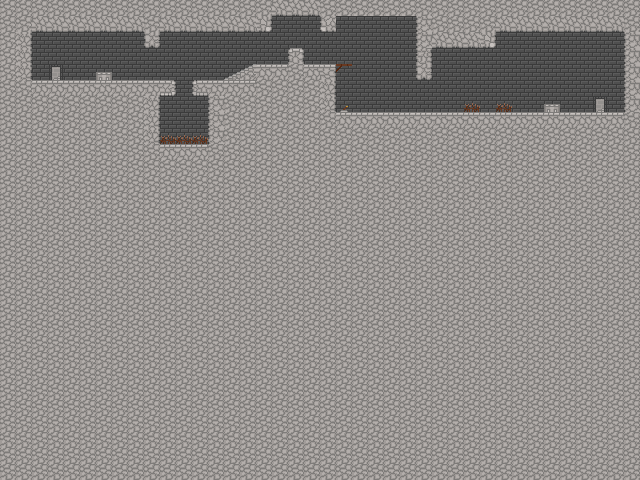

This game map was drawn from its Tiled (.tmx) file and the tilesets committed beside it. A one-line description and the full map source follow:
An orthogonal 40x30 tile map with 16x16 px tiles, 2 tile layers (Background, Foreground).

<map version="1.0" orientation="orthogonal" renderorder="right-down" width="40" height="30" tilewidth="16" tileheight="16" nextobjectid="1">
 <tileset firstgid="1" name="Dungeontiles1" tilewidth="16" tileheight="16" tilecount="32" columns="16">
  <image source="tileset1.png" width="256" height="32" />
 </tileset>
 <layer name="Background" width="40" height="30">
  <data encoding="csv">
17,17,17,17,17,17,17,17,17,17,17,17,17,17,17,17,17,17,17,17,17,17,17,17,17,17,17,17,17,17,17,17,17,17,17,17,17,17,17,17,
17,17,17,17,17,17,17,17,17,17,17,17,17,17,17,17,17,17,17,17,17,17,17,17,17,17,17,17,17,17,17,17,17,17,17,17,17,17,17,17,
17,17,17,17,17,17,17,17,17,17,17,17,17,17,17,17,17,17,17,17,17,17,17,17,17,17,17,17,17,17,17,17,17,17,17,17,17,17,17,17,
17,17,17,17,17,17,17,17,17,17,17,17,17,17,17,17,17,17,17,17,17,17,17,17,17,17,17,17,17,17,17,17,17,17,17,17,17,17,17,17,
17,17,17,23,17,17,17,17,17,17,17,17,17,17,17,17,17,17,17,17,17,17,17,17,17,17,17,17,17,17,17,17,17,17,17,17,17,17,17,17,
17,17,17,17,17,17,17,17,17,17,17,17,17,17,17,17,17,17,17,17,17,17,17,17,17,17,17,17,17,17,17,17,17,17,17,17,17,17,17,17,
17,17,17,17,17,17,17,17,17,17,17,17,17,17,17,17,17,17,17,17,17,17,17,17,17,17,17,17,17,17,17,17,17,17,17,17,17,23,17,17,
17,17,17,17,17,17,17,17,17,17,17,17,17,17,17,17,17,17,17,17,17,17,17,17,17,17,17,17,17,17,17,17,17,17,17,17,17,17,17,17,
17,17,17,17,17,17,17,17,17,17,17,17,17,17,17,17,17,17,17,17,17,17,17,17,17,17,17,17,17,17,17,17,17,17,17,17,17,17,17,17,
17,17,17,17,17,17,17,17,17,17,17,17,17,17,17,17,17,17,17,17,17,17,17,17,17,17,17,17,17,17,17,17,17,17,17,17,17,17,17,17,
17,17,17,17,17,17,17,17,17,17,17,17,17,17,17,17,17,17,17,17,17,17,17,17,17,17,17,17,17,17,17,17,17,17,17,17,17,17,17,17,
17,17,17,17,17,17,17,17,17,17,17,17,17,17,17,17,17,17,17,17,17,17,17,17,17,17,17,17,17,17,17,17,17,17,17,17,17,17,17,17,
17,17,17,17,17,17,17,17,17,17,17,17,17,17,17,17,17,17,17,17,17,17,17,17,17,17,17,17,17,17,17,17,17,17,17,17,17,17,17,17,
17,17,17,17,17,17,17,17,17,17,17,17,17,17,17,17,17,17,17,17,17,17,17,17,17,17,17,17,17,17,17,17,17,17,17,17,17,17,17,17,
17,17,17,17,17,17,17,17,17,17,17,17,17,17,17,17,17,17,17,17,17,17,17,17,17,17,17,17,17,17,17,17,17,17,17,17,17,17,17,17,
17,17,17,17,17,17,17,17,17,17,17,17,17,17,17,17,17,17,17,17,17,17,17,17,17,17,17,17,17,17,17,17,17,17,17,17,17,17,17,17,
17,17,17,17,17,17,17,17,17,17,17,17,17,17,17,17,17,17,17,17,17,17,17,17,17,17,17,17,17,17,17,17,17,17,17,17,17,17,17,17,
17,17,17,17,17,17,17,17,17,17,17,17,17,17,17,17,17,17,17,17,17,17,17,17,17,17,17,17,17,17,17,17,17,17,17,17,17,17,17,17,
17,17,17,17,17,17,17,17,17,17,17,17,17,17,17,17,17,17,17,17,17,17,17,17,17,17,17,17,17,17,17,17,17,17,17,17,17,17,17,17,
17,17,17,17,17,17,17,17,17,17,17,17,17,17,17,17,17,17,17,17,17,17,17,17,17,17,17,17,17,17,17,17,17,17,17,17,17,17,17,17,
17,17,17,17,17,17,17,17,17,17,17,17,17,17,17,17,17,17,17,17,17,17,17,17,17,17,17,17,17,17,17,17,17,17,17,17,17,17,17,17,
17,17,17,17,17,17,17,17,17,17,17,17,17,17,17,17,17,17,17,17,17,17,17,17,17,17,17,17,17,17,17,17,17,17,17,17,17,17,17,17,
17,17,17,17,17,17,17,17,17,17,17,17,17,17,17,17,17,17,17,17,17,17,17,17,17,17,17,17,17,17,17,17,17,17,17,17,17,17,17,17,
17,17,17,17,17,17,17,17,17,17,17,17,17,17,17,17,17,17,17,17,17,17,17,17,17,17,17,17,17,17,17,17,17,17,17,17,17,17,17,17,
17,17,17,17,17,17,17,17,17,17,17,17,17,17,17,17,17,17,17,17,17,17,17,17,17,17,17,17,17,17,17,17,17,17,17,17,17,17,17,17,
17,17,17,17,17,17,17,17,17,17,17,17,17,17,17,17,17,17,17,17,17,17,17,17,17,17,17,17,17,17,17,17,17,17,17,17,17,17,17,17,
17,17,17,17,17,17,17,17,17,17,17,17,17,17,17,17,17,17,17,17,17,17,17,17,17,17,17,17,17,17,17,17,17,17,17,17,17,17,17,17,
17,17,17,17,17,17,17,17,17,17,17,17,17,17,17,17,17,17,17,17,17,17,17,17,17,17,17,17,17,17,17,17,17,17,17,17,17,17,17,17,
17,17,17,17,17,17,17,17,17,17,17,17,17,17,17,17,17,17,17,17,17,17,17,17,17,17,17,17,17,17,17,17,17,17,17,17,17,17,17,17,
17,17,17,17,17,17,17,17,17,17,17,17,17,17,17,17,17,17,17,17,17,17,17,17,17,17,17,17,17,17,17,17,17,17,17,17,17,17,17,17
</data>
 </layer>
 <layer name="Foreground" width="40" height="30">
  <data encoding="csv">
16,16,16,16,16,16,16,16,16,16,16,16,16,16,16,16,16,12,12,12,16,16,16,16,16,16,16,16,16,16,16,16,16,16,16,16,16,16,16,16,
16,16,12,12,12,12,12,12,12,16,12,12,12,12,12,12,10,0,0,0,4,0,0,0,0,0,8,16,16,16,16,12,12,12,12,12,12,12,12,16,
16,14,0,0,0,0,0,0,0,2,0,0,0,0,0,0,0,0,0,0,0,0,0,0,0,0,8,12,12,12,10,0,0,0,0,0,0,0,0,8,
16,14,0,0,0,0,0,0,0,0,0,0,0,0,0,0,0,0,5,0,0,0,0,0,0,0,6,0,0,0,0,0,0,0,0,0,0,0,0,8,
16,14,0,0,0,0,22,0,0,0,0,0,0,0,20,21,15,15,16,15,13,18,0,0,0,0,2,0,0,0,0,0,0,0,0,0,0,0,0,8,
16,16,15,15,15,15,15,15,15,15,9,0,3,15,15,15,16,16,16,16,14,0,0,0,0,0,0,0,0,0,0,0,0,0,0,0,0,0,0,8,
16,16,16,16,16,16,16,16,16,14,0,0,0,8,16,16,16,16,16,16,14,19,0,0,0,0,0,0,0,24,0,24,0,0,22,0,0,0,0,8,
16,16,16,16,16,16,16,16,16,14,0,0,0,8,16,16,16,16,16,16,16,15,15,15,15,15,15,15,15,15,15,15,15,15,15,15,15,15,15,16,
16,16,16,16,16,16,16,16,16,14,24,24,24,8,16,16,16,16,16,16,16,16,16,16,16,16,16,16,16,16,16,16,16,16,16,16,16,16,16,16,
16,16,16,16,16,16,16,16,16,16,15,15,15,16,16,16,16,16,16,16,16,16,16,16,16,16,16,16,16,16,16,16,16,16,16,16,16,16,16,16,
16,16,16,16,16,16,16,16,16,16,16,16,16,16,16,16,16,16,16,16,16,16,16,16,16,16,16,16,16,16,16,16,16,16,16,16,16,16,16,16,
16,16,16,16,16,16,16,16,16,16,16,16,16,16,16,16,16,16,16,16,16,16,16,16,16,16,16,16,16,16,16,16,16,16,16,16,16,16,16,16,
16,16,16,16,16,16,16,16,16,16,16,16,16,16,16,16,16,16,16,16,16,16,16,16,16,16,16,16,16,16,16,16,16,16,16,16,16,16,16,16,
16,16,16,16,16,16,16,16,16,16,16,16,16,16,16,16,16,16,16,16,16,16,16,16,16,16,16,16,16,16,16,16,16,16,16,16,16,16,16,16,
16,16,16,16,16,16,16,16,16,16,16,16,16,16,16,16,16,16,16,16,16,16,16,16,16,16,16,16,16,16,16,16,16,16,16,16,16,16,16,16,
16,16,16,16,16,16,16,16,16,16,16,16,16,16,16,16,16,16,16,16,16,16,16,16,16,16,16,16,16,16,16,16,16,16,16,16,16,16,16,16,
16,16,16,16,16,16,16,16,16,16,16,16,16,16,16,16,16,16,16,16,16,16,16,16,16,16,16,16,16,16,16,16,16,16,16,16,16,16,16,16,
16,16,16,16,16,16,16,16,16,16,16,16,16,16,16,16,16,16,16,16,16,16,16,16,16,16,16,16,16,16,16,16,16,16,16,16,16,16,16,16,
16,16,16,16,16,16,16,16,16,16,16,16,16,16,16,16,16,16,16,16,16,16,16,16,16,16,16,16,16,16,16,16,16,16,16,16,16,16,16,16,
16,16,16,16,16,16,16,16,16,16,16,16,16,16,16,16,16,16,16,16,16,16,16,16,16,16,16,16,16,16,16,16,16,16,16,16,16,16,16,16,
16,16,16,16,16,16,16,16,16,16,16,16,16,16,16,16,16,16,16,16,16,16,16,16,16,16,16,16,16,16,16,16,16,16,16,16,16,16,16,16,
16,16,16,16,16,16,16,16,16,16,16,16,16,16,16,16,16,16,16,16,16,16,16,16,16,16,16,16,16,16,16,16,16,16,16,16,16,16,16,16,
16,16,16,16,16,16,16,16,16,16,16,16,16,16,16,16,16,16,16,16,16,16,16,16,16,16,16,16,16,16,16,16,16,16,16,16,16,16,16,16,
16,16,16,16,16,16,16,16,16,16,16,16,16,16,16,16,16,16,16,16,16,16,16,16,16,16,16,16,16,16,16,16,16,16,16,16,16,16,16,16,
16,16,16,16,16,16,16,16,16,16,16,16,16,16,16,16,16,16,16,16,16,16,16,16,16,16,16,16,16,16,16,16,16,16,16,16,16,16,16,16,
16,16,16,16,16,16,16,16,16,16,16,16,16,16,16,16,16,16,16,16,16,16,16,16,16,16,16,16,16,16,16,16,16,16,16,16,16,16,16,16,
16,16,16,16,16,16,16,16,16,16,16,16,16,16,16,16,16,16,16,16,16,16,16,16,16,16,16,16,16,16,16,16,16,16,16,16,16,16,16,16,
16,16,16,16,16,16,16,16,16,16,16,16,16,16,16,16,16,16,16,16,16,16,16,16,16,16,16,16,16,16,16,16,16,16,16,16,16,16,16,16,
16,16,16,16,16,16,16,16,16,16,16,16,16,16,16,16,16,16,16,16,16,16,16,16,16,16,16,16,16,16,16,16,16,16,16,16,16,16,16,16,
16,16,16,16,16,16,16,16,16,16,16,16,16,16,16,16,16,16,16,16,16,16,16,16,16,16,16,16,16,16,16,16,16,16,16,16,16,16,16,16
</data>
 </layer>
</map>